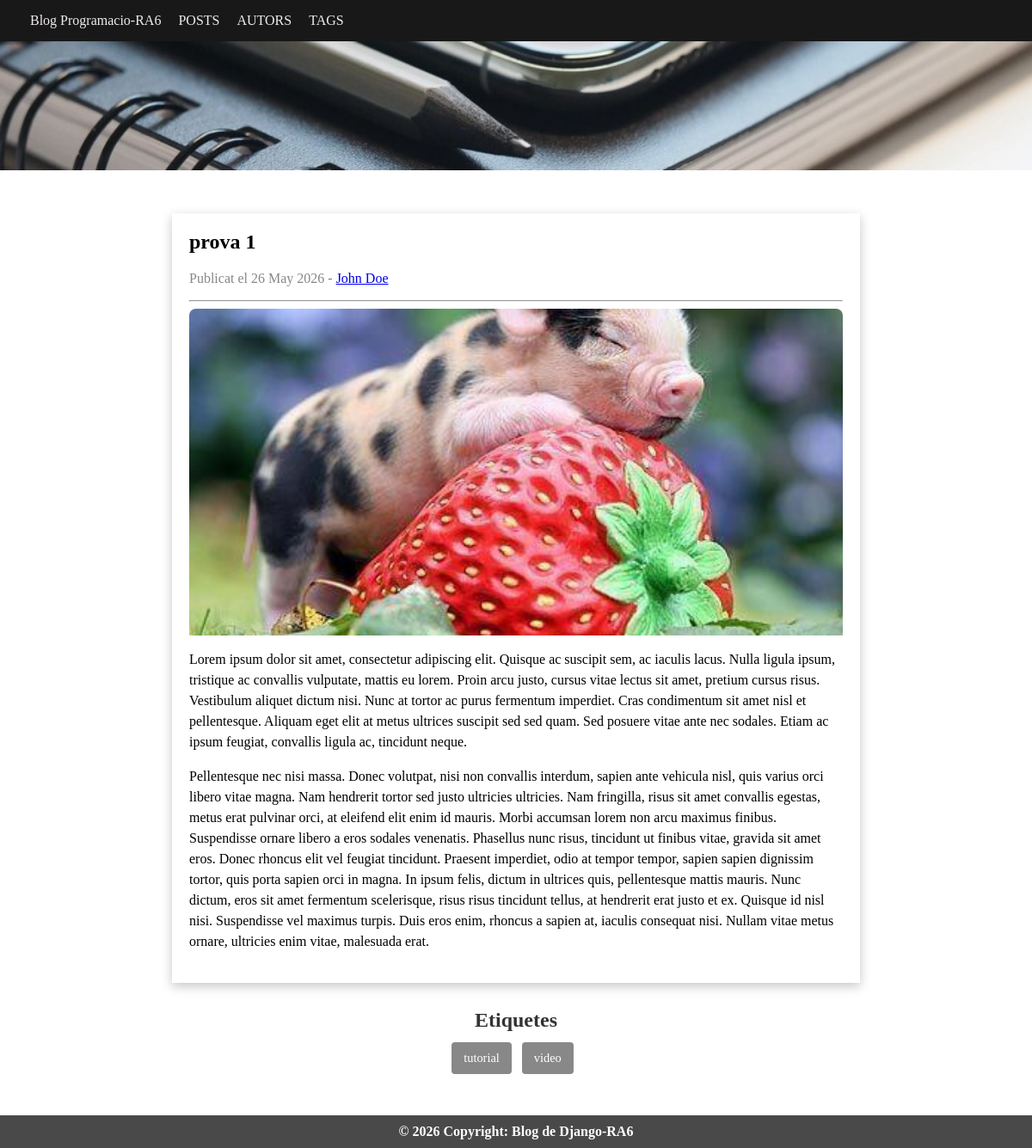
Page /posts/prova-1/ on the committed database.
### blog/models.py (models this page shows, shortened)
class Post(models.Model):
    titol = models.CharField(max_length=50, validators=[MinLengthValidator(5, message="El títol ha de tenir almenys 5 lletres.")])
    contingut = models.TextField()
    imatge = models.ImageField(upload_to='posts_images', null=True, blank=True)
    data_publicacio = models.DateTimeField(auto_now_add=True)
    autor = models.ForeignKey(Autor, on_delete=models.SET_NULL, null=True, related_name="posts")
    tags = models.ManyToManyField(Tag, related_name="posts")
    slug = models.SlugField(blank=True, null=False, db_index=True, unique=True)

class Autor(models.Model):
    nom = models.CharField(max_length=15)
    cognom = models.CharField(max_length=15)
    adreça = models.EmailField()
    def __str__(self):
        return f"{self.nom} {self.cognom}"

class Tag(models.Model):
    nom_tag = models.CharField(max_length=20)

### blog/views.py (the view)
# urls.py: path('posts/<slug:slug>/', views.post_detail, name="post-detail"),
def post_detail(request, slug):
    post = get_object_or_404(Post, slug=slug)
    return render(request, "blog/post_detail.html",{
        "post": post
    })

### blog/templates/blog/post_detail.html (shortened to what this page needs)
{% extends 'base.html' %}
{% block content %}
    <article class="detailed-post">
        <div class="detail-body">
            <h1>{{ post.titol }}</h1>
            <p class="post-date">Publicat el {{ post.data_publicacio|date:"d M Y" }} <strong>-</strong>
                {% if post.autor %}
                    <a href="{% url 'author-detail' post.autor.id %}" class="autor-link"> {{post.autor}}</a>
                {% endif %}
            </p>
            <hr>
            {% if post.imatge %}
                <img src="{{post.imatge.url}}" alt="{{post.titol}}" class="post-image">
            {% endif %}
            <div class="post-text">
                {{ post.contingut|linebreaks }}
            </div>
        </div>
    </article>
    <div class="tags">
        <h1>Etiquetes</h1>
        {% for tag in post.tags.all %}
            <a href="{% url 'tag-detail' tag.id %}">
                <span class="tag">{{ tag.nom_tag }}</span>
            </a>
        {% endfor %}
    </div>
{% endblock %}

### blog/static/blog/css/styles.css (style rules this page uses)
body { margin: 0px; padding: 0px; display: flex; flex-direction: column; min-height: 100vh; }
.post-image { width: 100%; height: 380px; object-fit: cover; display: block; border-top-left-radius: 8px; border-top-right-radius: 8px; }
.detailed-post { max-width: 800px; margin: 30px auto; box-shadow: 0 4px 12px rgb(199, 198, 198); }
.detail-body { padding: 20px; }
.detail-body h1 { margin-top: 0; }
.post-date { color: #888888; }
.post-text { line-height: 1.5; }
.tags { margin-top: 30px; margin-bottom: 20px; text-align: center; }
.tags h1 { font-size: 1.5rem; color: #333333; margin-bottom: 12px; }
.tags a { text-decoration: none; }
.tag { display: inline-block; background-color: #888888; color: white; padding: 10px 14px; border-radius: 4px; font-size: 0.9rem; margin-right: 8px; margin-bottom: 8px; text-decoration: none; }

### rows in the picture
Post: titol "prova 1", data_publicacio "26 May 2026", autor "John Doe", imatge (picture), contingut "Lorem ipsum dolor sit amet, consectetur adipiscing elit. Quisque ac suscipit sem, ac iaculis lacus. Nulla ligula ipsum, tristique ac convallis vulputate, mattis eu lorem. Proin arcu justo, cursus vitae lectus sit amet, pretium cursus risus. Vestibulum aliquet dictum nisi. Nunc at tortor ac purus fermentum imperdiet. Cras condimentum sit amet nisl et pellentesque. Aliquam eget elit at metus ultrices suscipit sed sed quam. Sed posuere vitae ante nec sodales. Etiam ac ipsum feugiat, convallis ligula ac, tincidunt neque. Pellentesque nec nisi massa. Donec volutpat, nisi non convallis interdum, sapien ante vehicula nisl, quis varius orci libero vitae magna. Nam hendrerit tortor sed justo…"
Tag: nom_tag "tutorial"
Tag: nom_tag "video"
